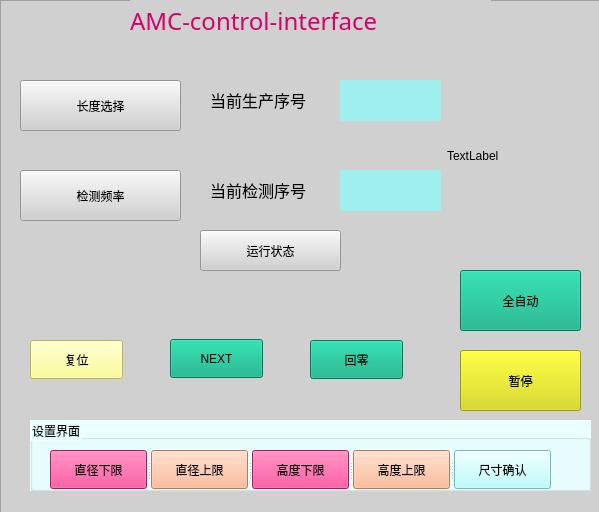
<?xml version="1.0" encoding="UTF-8"?>
<ui version="4.0">
 <class>HMI</class>
 <widget class="QWidget" name="HMI">
  <property name="geometry">
   <rect>
    <x>0</x>
    <y>0</y>
    <width>599</width>
    <height>512</height>
   </rect>
  </property>
  <property name="windowTitle">
   <string>HMI</string>
  </property>
  <property name="styleSheet">
   <string notr="true">background-color: rgb(255, 255, 255);</string>
  </property>
  <widget class="QFrame" name="frame">
   <property name="geometry">
    <rect>
     <x>0</x>
     <y>0</y>
     <width>601</width>
     <height>521</height>
    </rect>
   </property>
   <property name="styleSheet">
    <string notr="true">background-color: rgb(208, 208, 208);</string>
   </property>
   <property name="frameShape">
    <enum>QFrame::StyledPanel</enum>
   </property>
   <property name="frameShadow">
    <enum>QFrame::Raised</enum>
   </property>
   <widget class="QLabel" name="label_16">
    <property name="geometry">
     <rect>
      <x>130</x>
      <y>0</y>
      <width>361</width>
      <height>41</height>
     </rect>
    </property>
    <property name="font">
     <font>
      <family>楷体</family>
      <pointsize>18</pointsize>
      <weight>50</weight>
      <italic>false</italic>
      <bold>false</bold>
     </font>
    </property>
    <property name="styleSheet">
     <string notr="true">color: rgb(213, 0, 106);
font: 18pt &quot;楷体&quot;;
</string>
    </property>
    <property name="text">
     <string>AMC-control-interface</string>
    </property>
   </widget>
   <widget class="QPushButton" name="rst_key">
    <property name="geometry">
     <rect>
      <x>30</x>
      <y>340</y>
      <width>93</width>
      <height>39</height>
     </rect>
    </property>
    <property name="styleSheet">
     <string notr="true">color: rgb(0, 0, 0);
background-color: rgb(255, 255, 127);
font: 18pt &quot;隶书&quot;;

</string>
    </property>
    <property name="text">
     <string>复位</string>
    </property>
    <property name="checkable">
     <bool>false</bool>
    </property>
    <property name="checked">
     <bool>false</bool>
    </property>
    <property name="name" stdset="0">
     <string/>
    </property>
   </widget>
   <widget class="QLabel" name="mes_lab3">
    <property name="geometry">
     <rect>
      <x>30</x>
      <y>280</y>
      <width>411</width>
      <height>31</height>
     </rect>
    </property>
    <property name="styleSheet">
     <string notr="true">font: 12pt &quot;楷体&quot;;
background-color: rgb(208, 208, 208);
text-decoration: underline;</string>
    </property>
    <property name="text">
     <string/>
    </property>
    <property name="alignment">
     <set>Qt::AlignLeading|Qt::AlignLeft|Qt::AlignVCenter</set>
    </property>
   </widget>
   <widget class="QPushButton" name="len_choose_key">
    <property name="geometry">
     <rect>
      <x>20</x>
      <y>80</y>
      <width>161</width>
      <height>51</height>
     </rect>
    </property>
    <property name="styleSheet">
     <string notr="true">color: rgb(0, 0, 0);

font: 12pt &quot;楷体&quot;;</string>
    </property>
    <property name="text">
     <string>长度选择</string>
    </property>
    <property name="checkable">
     <bool>true</bool>
    </property>
   </widget>
   <widget class="QPushButton" name="run_key">
    <property name="geometry">
     <rect>
      <x>200</x>
      <y>230</y>
      <width>141</width>
      <height>41</height>
     </rect>
    </property>
    <property name="styleSheet">
     <string notr="true">color: rgb(0, 0, 0);

font: 12pt &quot;楷体&quot;;</string>
    </property>
    <property name="text">
     <string>运行状态</string>
    </property>
    <property name="checkable">
     <bool>true</bool>
    </property>
   </widget>
   <widget class="QLabel" name="label_13">
    <property name="geometry">
     <rect>
      <x>210</x>
      <y>90</y>
      <width>121</width>
      <height>20</height>
     </rect>
    </property>
    <property name="font">
     <font>
      <family>黑体</family>
      <pointsize>12</pointsize>
     </font>
    </property>
    <property name="text">
     <string>当前生产序号</string>
    </property>
   </widget>
   <widget class="QLabel" name="label_10">
    <property name="geometry">
     <rect>
      <x>210</x>
      <y>180</y>
      <width>121</width>
      <height>20</height>
     </rect>
    </property>
    <property name="font">
     <font>
      <family>黑体</family>
      <pointsize>12</pointsize>
     </font>
    </property>
    <property name="text">
     <string>当前检测序号</string>
    </property>
   </widget>
   <widget class="QLabel" name="mes_lab1">
    <property name="geometry">
     <rect>
      <x>340</x>
      <y>80</y>
      <width>101</width>
      <height>41</height>
     </rect>
    </property>
    <property name="styleSheet">
     <string notr="true">background-color: rgb(159, 239, 239);</string>
    </property>
    <property name="text">
     <string/>
    </property>
    <property name="alignment">
     <set>Qt::AlignCenter</set>
    </property>
   </widget>
   <widget class="QLabel" name="mes_lab2">
    <property name="geometry">
     <rect>
      <x>340</x>
      <y>170</y>
      <width>101</width>
      <height>41</height>
     </rect>
    </property>
    <property name="styleSheet">
     <string notr="true">background-color: rgb(159, 239, 239);</string>
    </property>
    <property name="text">
     <string/>
    </property>
    <property name="alignment">
     <set>Qt::AlignCenter</set>
    </property>
   </widget>
   <widget class="QPushButton" name="next_key">
    <property name="geometry">
     <rect>
      <x>170</x>
      <y>339</y>
      <width>93</width>
      <height>39</height>
     </rect>
    </property>
    <property name="styleSheet">
     <string notr="true">color: rgb(0, 0, 0);
background-color: rgb(0, 170, 127);
font: 14pt &quot;隶书&quot;;

</string>
    </property>
    <property name="text">
     <string>NEXT</string>
    </property>
    <property name="checkable">
     <bool>true</bool>
    </property>
    <property name="checked">
     <bool>false</bool>
    </property>
    <property name="name" stdset="0">
     <string/>
    </property>
   </widget>
   <widget class="QPushButton" name="zrn_key">
    <property name="geometry">
     <rect>
      <x>310</x>
      <y>340</y>
      <width>93</width>
      <height>39</height>
     </rect>
    </property>
    <property name="styleSheet">
     <string notr="true">color: rgb(0, 0, 0);
background-color: rgb(0, 170, 127);
font: 18pt &quot;隶书&quot;;

</string>
    </property>
    <property name="text">
     <string>回零</string>
    </property>
    <property name="checkable">
     <bool>false</bool>
    </property>
    <property name="checked">
     <bool>false</bool>
    </property>
    <property name="name" stdset="0">
     <string/>
    </property>
   </widget>
   <widget class="QLabel" name="photo">
    <property name="geometry">
     <rect>
      <x>447</x>
      <y>60</y>
      <width>141</width>
      <height>191</height>
     </rect>
    </property>
    <property name="text">
     <string>TextLabel</string>
    </property>
   </widget>
   <widget class="QPushButton" name="auto_key">
    <property name="geometry">
     <rect>
      <x>460</x>
      <y>270</y>
      <width>121</width>
      <height>61</height>
     </rect>
    </property>
    <property name="styleSheet">
     <string notr="true">color: rgb(0, 0, 0);
font: 18pt &quot;隶书&quot;;
background-color: rgb(0, 170, 127);

</string>
    </property>
    <property name="text">
     <string>全自动</string>
    </property>
    <property name="checkable">
     <bool>true</bool>
    </property>
    <property name="checked">
     <bool>false</bool>
    </property>
    <property name="name" stdset="0">
     <string/>
    </property>
   </widget>
   <widget class="QLabel" name="mes_lab5">
    <property name="geometry">
     <rect>
      <x>20</x>
      <y>230</y>
      <width>161</width>
      <height>31</height>
     </rect>
    </property>
    <property name="styleSheet">
     <string notr="true">font: 12pt &quot;楷体&quot;;
background-color: rgb(208, 208, 208);
text-decoration: underline;</string>
    </property>
    <property name="text">
     <string/>
    </property>
    <property name="alignment">
     <set>Qt::AlignCenter</set>
    </property>
   </widget>
   <widget class="QLabel" name="mes_lab4">
    <property name="geometry">
     <rect>
      <x>20</x>
      <y>140</y>
      <width>161</width>
      <height>31</height>
     </rect>
    </property>
    <property name="styleSheet">
     <string notr="true">font: 12pt &quot;楷体&quot;;
background-color: rgb(208, 208, 208);
text-decoration: underline;</string>
    </property>
    <property name="text">
     <string/>
    </property>
    <property name="alignment">
     <set>Qt::AlignCenter</set>
    </property>
   </widget>
   <widget class="QPushButton" name="hz_choose_key">
    <property name="geometry">
     <rect>
      <x>20</x>
      <y>170</y>
      <width>161</width>
      <height>51</height>
     </rect>
    </property>
    <property name="styleSheet">
     <string notr="true">color: rgb(0, 0, 0);

font: 12pt &quot;楷体&quot;;</string>
    </property>
    <property name="text">
     <string>检测频率</string>
    </property>
    <property name="checkable">
     <bool>true</bool>
    </property>
   </widget>
   <widget class="QPushButton" name="hold_key">
    <property name="geometry">
     <rect>
      <x>460</x>
      <y>350</y>
      <width>121</width>
      <height>61</height>
     </rect>
    </property>
    <property name="styleSheet">
     <string notr="true">color: rgb(0, 0, 0);
font: 18pt &quot;隶书&quot;;
background-color: rgb(218, 218, 0);

</string>
    </property>
    <property name="text">
     <string>暂停</string>
    </property>
    <property name="checkable">
     <bool>true</bool>
    </property>
    <property name="checked">
     <bool>false</bool>
    </property>
    <property name="name" stdset="0">
     <string/>
    </property>
   </widget>
   <widget class="QLabel" name="mes_lab6">
    <property name="geometry">
     <rect>
      <x>20</x>
      <y>390</y>
      <width>411</width>
      <height>31</height>
     </rect>
    </property>
    <property name="styleSheet">
     <string notr="true">font: 12pt &quot;楷体&quot;;
background-color: rgb(208, 208, 208);
text-decoration: underline;</string>
    </property>
    <property name="text">
     <string/>
    </property>
    <property name="alignment">
     <set>Qt::AlignCenter</set>
    </property>
   </widget>
   <widget class="QGroupBox" name="groupBox">
    <property name="geometry">
     <rect>
      <x>30</x>
      <y>420</y>
      <width>561</width>
      <height>71</height>
     </rect>
    </property>
    <property name="styleSheet">
     <string notr="true">background-color: rgb(234, 255, 255);</string>
    </property>
    <property name="title">
     <string>设置界面</string>
    </property>
    <widget class="QSplitter" name="splitter">
     <property name="geometry">
      <rect>
       <x>20</x>
       <y>30</y>
       <width>501</width>
       <height>39</height>
      </rect>
     </property>
     <property name="orientation">
      <enum>Qt::Horizontal</enum>
     </property>
     <widget class="QPushButton" name="D_key1">
      <property name="styleSheet">
       <string notr="true">color: rgb(0, 0, 0);
background-color: rgb(255, 25, 127);
font: 12pt &quot;隶书&quot;;

</string>
      </property>
      <property name="text">
       <string>直径下限</string>
      </property>
      <property name="checkable">
       <bool>false</bool>
      </property>
      <property name="checked">
       <bool>false</bool>
      </property>
      <property name="name" stdset="0">
       <string/>
      </property>
     </widget>
     <widget class="QPushButton" name="D_key2">
      <property name="styleSheet">
       <string notr="true">color: rgb(0, 0, 0);
background-color: rgb(255, 170, 127);
font: 12pt &quot;隶书&quot;;

</string>
      </property>
      <property name="text">
       <string>直径上限</string>
      </property>
      <property name="checkable">
       <bool>false</bool>
      </property>
      <property name="checked">
       <bool>false</bool>
      </property>
      <property name="name" stdset="0">
       <string/>
      </property>
     </widget>
     <widget class="QPushButton" name="H_key1">
      <property name="styleSheet">
       <string notr="true">color: rgb(0, 0, 0);
background-color: rgb(255, 25, 127);
font: 12pt &quot;隶书&quot;;

</string>
      </property>
      <property name="text">
       <string>高度下限</string>
      </property>
      <property name="checkable">
       <bool>false</bool>
      </property>
      <property name="checked">
       <bool>false</bool>
      </property>
      <property name="name" stdset="0">
       <string/>
      </property>
     </widget>
     <widget class="QPushButton" name="H_key2">
      <property name="styleSheet">
       <string notr="true">color: rgb(0, 0, 0);
background-color: rgb(255, 170, 127);
font: 12pt &quot;隶书&quot;;

</string>
      </property>
      <property name="text">
       <string>高度上限</string>
      </property>
      <property name="checkable">
       <bool>false</bool>
      </property>
      <property name="checked">
       <bool>false</bool>
      </property>
      <property name="name" stdset="0">
       <string/>
      </property>
     </widget>
     <widget class="QPushButton" name="ok_key">
      <property name="styleSheet">
       <string notr="true">color: rgb(0, 0, 0);
background-color: rgb(170, 255, 255);
font: 16pt &quot;隶书&quot;;

</string>
      </property>
      <property name="text">
       <string>尺寸确认</string>
      </property>
      <property name="checkable">
       <bool>false</bool>
      </property>
      <property name="checked">
       <bool>false</bool>
      </property>
      <property name="name" stdset="0">
       <string/>
      </property>
     </widget>
    </widget>
   </widget>
   <zorder>label_16</zorder>
   <zorder>rst_key</zorder>
   <zorder>mes_lab3</zorder>
   <zorder>len_choose_key</zorder>
   <zorder>run_key</zorder>
   <zorder>label_13</zorder>
   <zorder>label_10</zorder>
   <zorder>mes_lab1</zorder>
   <zorder>mes_lab2</zorder>
   <zorder>zrn_key</zorder>
   <zorder>next_key</zorder>
   <zorder>photo</zorder>
   <zorder>auto_key</zorder>
   <zorder>mes_lab5</zorder>
   <zorder>mes_lab4</zorder>
   <zorder>hz_choose_key</zorder>
   <zorder>hold_key</zorder>
   <zorder>mes_lab6</zorder>
   <zorder>groupBox</zorder>
  </widget>
 </widget>
 <resources/>
 <connections/>
</ui>
